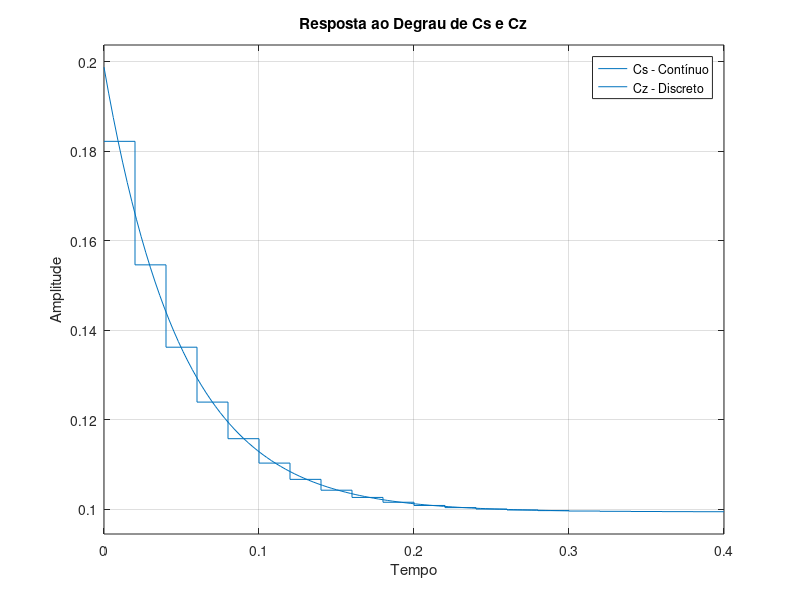
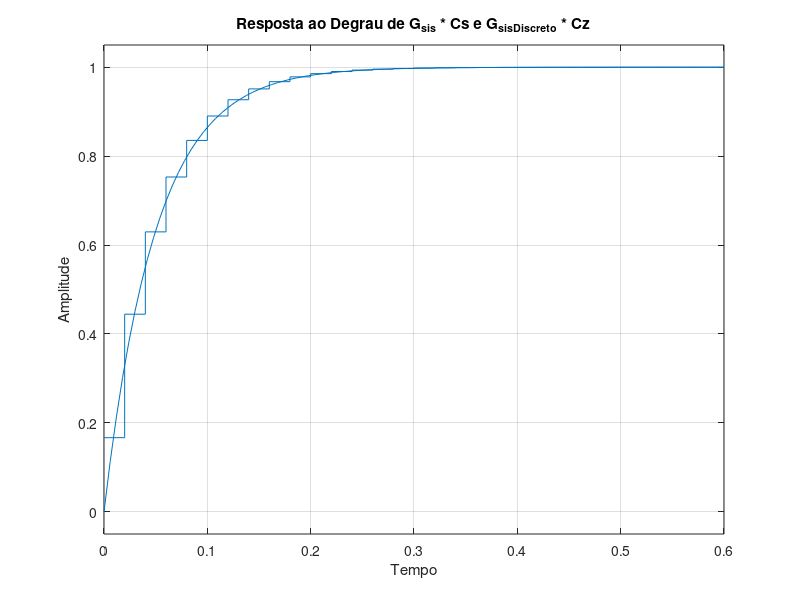

MATLAB code for these plots, in order:
s = tf('s');


Cs = ((20/100.6)*(s+10))/(s+20)
G_sis = 100.6/(s+10)

Ts = 0.02;

Cz = c2d(Cs, Ts, 'tustin')


figure;
step(Cs);
hold on;
step(Cz);
title('Resposta ao Degrau de Cs e Cz');
legend('Cs - Contínuo', 'Cz - Discreto');
xlabel('Tempo');
ylabel('Amplitude');
grid on;
hold off;

G_sis_discrete = c2d(G_sis, Ts, 'tustin')
figure;
step(G_sis*Cs);
hold on;
step(G_sis_discrete * Cz);
title('Resposta ao Degrau de G_{sis} * Cs e G_{sisDiscreto} * Cz');
xlabel('Tempo');
ylabel('Amplitude');
grid on;
